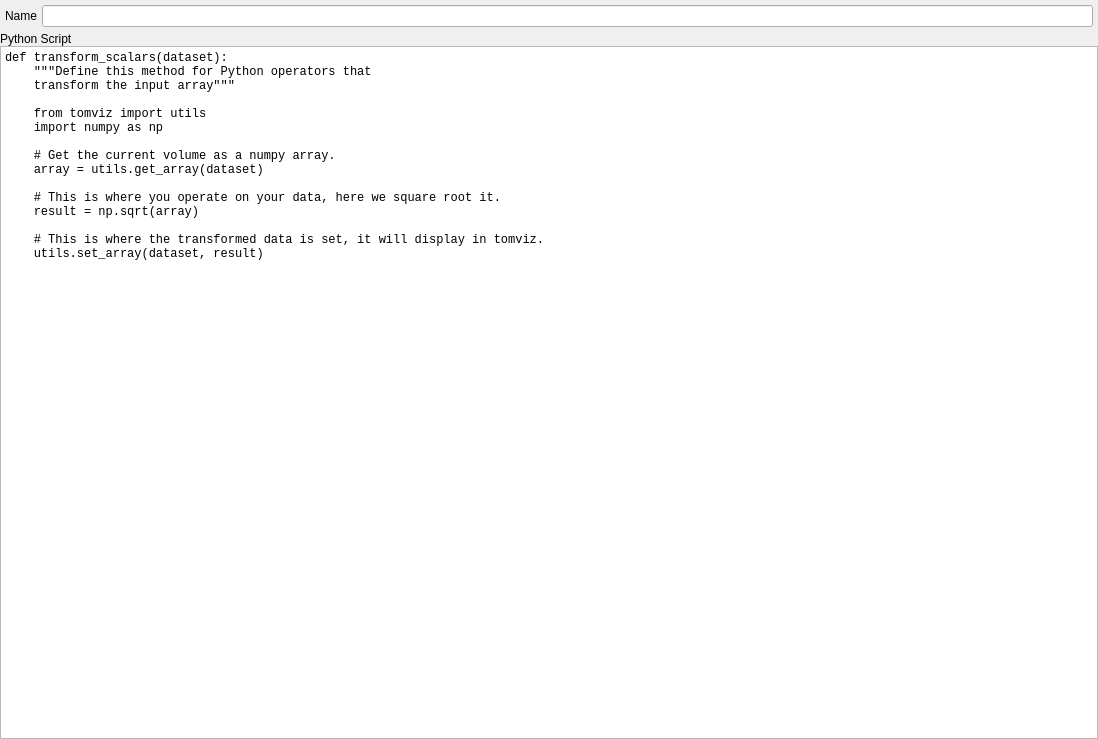
<?xml version="1.0" encoding="UTF-8"?>
<ui version="4.0">
 <class>EditPythonOperatorWidget</class>
 <widget class="QWidget" name="EditPythonOperatorWidget">
  <property name="geometry">
   <rect>
    <x>0</x>
    <y>0</y>
    <width>1098</width>
    <height>739</height>
   </rect>
  </property>
  <property name="sizePolicy">
   <sizepolicy hsizetype="Preferred" vsizetype="Preferred">
    <horstretch>1</horstretch>
    <verstretch>1</verstretch>
   </sizepolicy>
  </property>
  <property name="minimumSize">
   <size>
    <width>866</width>
    <height>629</height>
   </size>
  </property>
  <property name="windowTitle">
   <string>Form</string>
  </property>
  <layout class="QVBoxLayout" name="verticalLayout">
   <property name="spacing">
    <number>0</number>
   </property>
   <property name="leftMargin">
    <number>0</number>
   </property>
   <property name="topMargin">
    <number>0</number>
   </property>
   <property name="rightMargin">
    <number>0</number>
   </property>
   <property name="bottomMargin">
    <number>0</number>
   </property>
   <item>
    <widget class="QWidget" name="widget" native="true">
     <layout class="QHBoxLayout" name="horizontalLayout">
      <property name="spacing">
       <number>5</number>
      </property>
      <property name="leftMargin">
       <number>5</number>
      </property>
      <property name="topMargin">
       <number>5</number>
      </property>
      <property name="rightMargin">
       <number>5</number>
      </property>
      <property name="bottomMargin">
       <number>5</number>
      </property>
      <item>
       <widget class="QLabel" name="label">
        <property name="text">
         <string>Name</string>
        </property>
       </widget>
      </item>
      <item>
       <widget class="QLineEdit" name="name"/>
      </item>
     </layout>
    </widget>
   </item>
   <item>
    <widget class="QLabel" name="label_2">
     <property name="text">
      <string>Python Script</string>
     </property>
    </widget>
   </item>
   <item>
    <widget class="QTextEdit" name="script">
     <property name="font">
      <font>
       <family>Monospace</family>
      </font>
     </property>
     <property name="lineWrapMode">
      <enum>QTextEdit::NoWrap</enum>
     </property>
     <property name="plainText">
      <string>def transform_scalars(dataset):
    &quot;&quot;&quot;Define this method for Python operators that 
    transform the input array&quot;&quot;&quot;

    from tomviz import utils
    import numpy as np

    # Get the current volume as a numpy array.
    array = utils.get_array(dataset)

    # This is where you operate on your data, here we square root it.
    result = np.sqrt(array)
    
    # This is where the transformed data is set, it will display in tomviz.
    utils.set_array(dataset, result)</string>
     </property>
    </widget>
   </item>
  </layout>
 </widget>
 <resources/>
 <connections/>
</ui>
